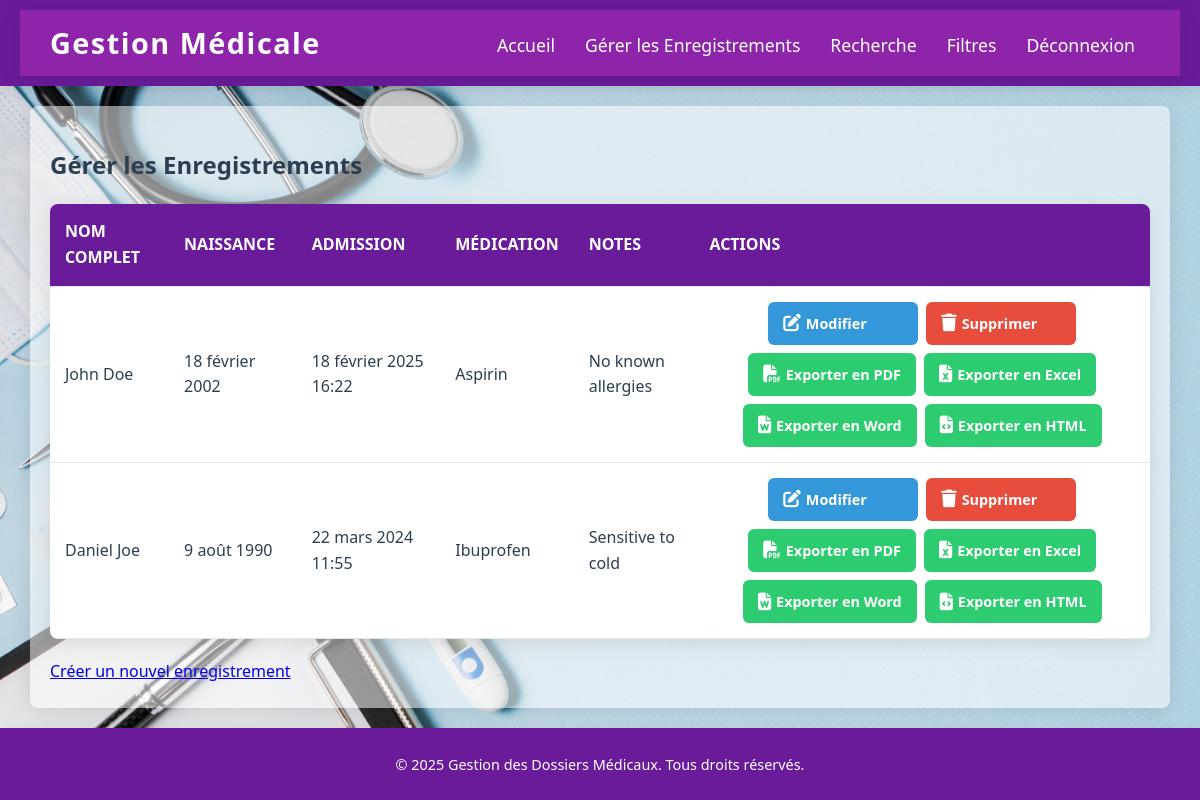
/lister_enregistrements/, run on an earlier commit of the app's database.
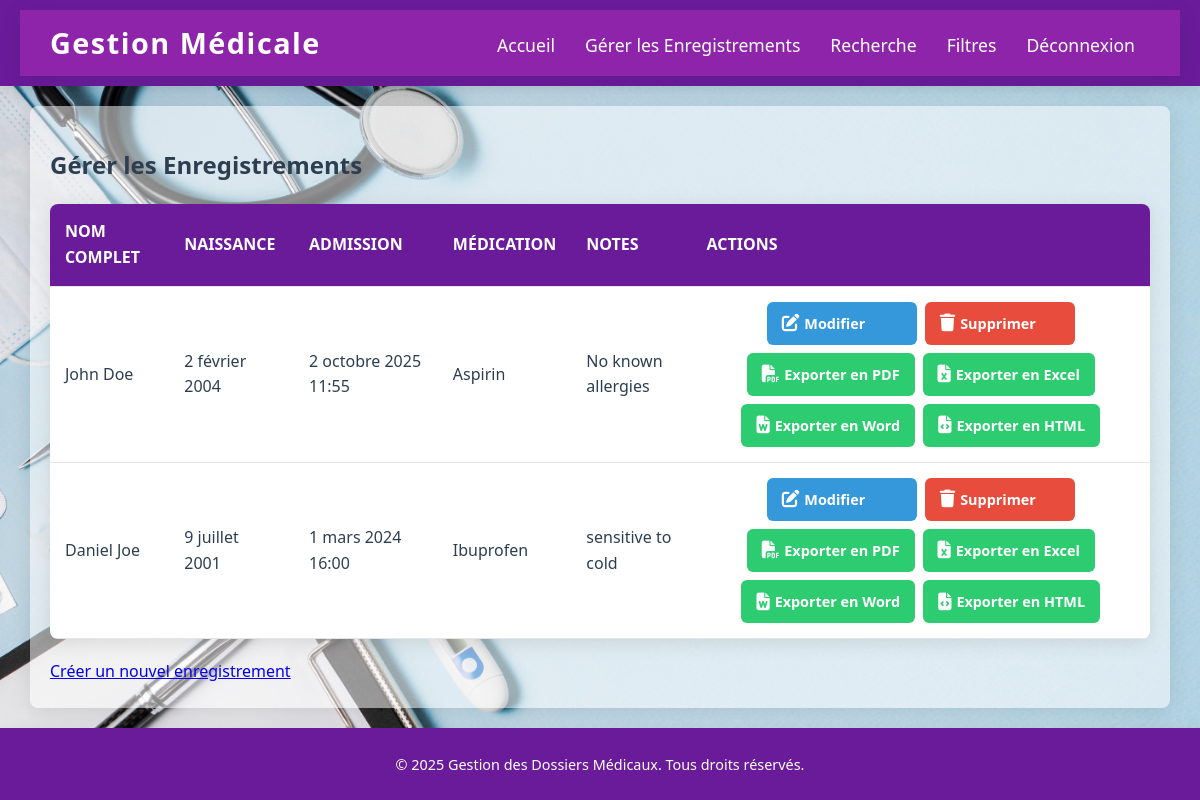
And on a later commit of the database.
### medico/models.py (models this page shows, shortened)
class Enregistrement(models.Model):
    idenreg = models.AutoField(primary_key=True)
    nomComplet = models.CharField(max_length=200)
    img1 = models.ImageField(upload_to='uploads/', null=True, blank=True)
    img2 = models.ImageField(upload_to='uploads/', null=True, blank=True)
    img3 = models.ImageField(upload_to='uploads/', null=True, blank=True)
    img4 = models.ImageField(upload_to='uploads/', null=True, blank=True)
    img5 = models.ImageField(upload_to='uploads/', null=True, blank=True)
    naissance = models.DateField()
    admission = models.DateTimeField(default=datetime.now)
    medication = models.TextField()
    notes = models.TextField()
    medecin = models.ForeignKey(Medecin, on_delete=models.CASCADE, null=False)

### medico/views.py (the view)
# urls.py: path('lister_enregistrements/', lister_enregistrements, name='lister_enregistrements'),
def lister_enregistrements(request):
    enregistrements = Enregistrement.objects.all()
    return render(request, 'medical_records/lister_enregistrements.html', {'enregistrements': enregistrements})

### medico/templates/medical_records/lister_enregistrements.html
{% extends 'medical_records/base.html' %}
{% block content %}
<h2>Gérer les Enregistrements</h2>
<table>
    <thead>
        <tr>
            <th>Nom Complet</th>
            <th>Naissance</th>
            <th>Admission</th>
            <th>Médication</th>
            <th>Notes</th>
            <th>Actions</th>
        </tr>
    </thead>
    <tbody>
        {% for enregistrement in enregistrements %}
        <tr>
            <td>{{ enregistrement.nomComplet }}</td>
            <td>{{ enregistrement.naissance }}</td>
            <td>{{ enregistrement.admission }}</td>
            <td>{{ enregistrement.medication }}</td>
            <td>{{ enregistrement.notes }}</td>
            <td>
                <a href="{% url 'modifier_enregistrement' enregistrement.idenreg %}" class="action-link modifier">
                    <i class="fas fa-edit"></i> Modifier
                </a>
                <a href="{% url 'supprimer_enregistrement' enregistrement.pk %}" class="action-link supprimer" onclick="return confirm('Êtes-vous sûr de vouloir supprimer cet enregistrement ?');">
                    <i class="fas fa-trash"></i> Supprimer
                </a>
                <a href="{% url 'exporter_enregistrement' enregistrement.idenreg 'PDF' %}" class="action-link exporter">
                    <i class="fas fa-file-pdf"></i> Exporter en PDF
                </a>
                <a href="{% url 'exporter_enregistrement' enregistrement.idenreg 'XLS' %}" class="action-link exporter">
                    <i class="fas fa-file-excel"></i> Exporter en Excel
                </a>
                <a href="{% url 'exporter_enregistrement' enregistrement.idenreg 'DOCX' %}" class="action-link exporter">
                    <i class="fas fa-file-word"></i> Exporter en Word
                </a>
                <a href="{% url 'exporter_enregistrement' enregistrement.idenreg 'HTML' %}" class="action-link exporter">
                    <i class="fas fa-file-code"></i> Exporter en HTML
                </a>
            </td>
        </tr>
        {% empty %}
        <tr>
            <td colspan="6">Aucun enregistrement trouvé.</td>
        </tr>
        {% endfor %}
    </tbody>
</table>
<a href="{% url 'create_enregistrement' %}" class="create-link">Créer un nouvel enregistrement</a>
{% endblock %}

### medico/templates/medical_records/base.html (shortened to what this page needs)
{% load static %}
<!DOCTYPE html>
<html lang="fr">
  <head>
    <link rel="stylesheet" href="{% static 'css/style.css' %}" />
    <link
      rel="stylesheet"
      href="https://cdnjs.cloudflare.com/ajax/libs/font-awesome/6.5.0/css/all.min.css"
    />
  </head>
  <body>
    <header>
      <nav>
        <div class="logo">
          <a href="{% url 'home' %}">Gestion Médicale</a>
        </div>
        <ul>
          <li><a href="{% url 'home' %}">Accueil</a></li>
          <li>
            <a href="{% url 'lister_enregistrements' %}"
              >Gérer les Enregistrements</a
            >
          </li>
          <li><a href="{% url 'effectuer_recherche' %}">Recherche</a></li>
          <li><a href="{% url 'appliquer_filtres' %}">Filtres</a></li>
          <li><a href="{% url 'logout' %}">Déconnexion</a></li>
        </ul>
      </nav>
    </header>
    <main id="contenu-principal" role="main">
      {% block content %}{% endblock %}
    </main>
    <footer>
      <p>&copy; 2025 Gestion des Dossiers Médicaux. Tous droits réservés.</p>
    </footer>
  </body>
</html>

### medico/static/css/style.css (style rules this page uses)
:root { --primary-color: #6a1b9a; --secondary-color: #8e24aa; --hover-color: #ba68c8; --light-bg: #f4f8ff; --text-color: #2c3e50; --white: #ffffff; --shadow-light: 0 4px 20px rgba(0, 0, 0, 0.1); --transition: all 0.3s ease; --border-radius: 8px; }
body { background: url('../img/medecin.jpg') no-repeat center center fixed; background-size: cover; font-family: 'Segoe UI', Tahoma, Geneva, Verdana, sans-serif; color: var(--text-color); margin: 0; display: flex; flex-direction: column; min-height: 100vh; line-height: 1.6; }
header { background: var(--primary-color); color: var(--white); text-align: center; padding: 10px 20px; font-size: 1.6rem; font-weight: bold; box-shadow: var(--shadow-light); }
nav { display: flex; justify-content: space-between; align-items: center; background: var(--secondary-color); padding: 10px 30px; box-shadow: var(--shadow-light); }
nav .logo a { color: var(--white); text-decoration: none; font-size: 1.8rem; font-weight: bold; letter-spacing: 1.5px; }
nav ul { display: flex; list-style: none; margin: 0; padding: 0; }
nav ul li a { color: var(--white); text-decoration: none; font-weight: 500; font-size: 1.1rem; padding: 10px 15px; border-radius: 4px; transition: var(--transition); }
main { flex: 1; margin: 20px auto; padding: 20px; width: 95%; background-color: rgba(255, 255, 255, 0.521); box-shadow: var(--shadow-light); border-radius: var(--border-radius); box-sizing: border-box; max-width: 1200px; }
table { width: 100%; border-collapse: collapse; margin: 20px 0; background: var(--white); box-shadow: var(--shadow-light); border-radius: var(--border-radius); overflow: hidden; }
table th, table td { padding: 15px; text-align: left; vertical-align: middle; border-bottom: 1px solid rgba(0, 0, 0, 0.1); }
table th { background: var(--primary-color); color: var(--white); text-transform: uppercase; }
table td:last-child { display: flex; justify-content: center; flex-wrap: wrap; gap: 8px; }
.action-link { display: flex; align-items: center; gap: 5px; padding: 10px 15px; border-radius: 6px; font-size: 0.9rem; font-weight: bold; text-decoration: none; transition: var(--transition); min-width: 120px; text-align: center; }
.action-link i { font-size: 1.1rem; }
.action-link.modifier { background-color: #3498db; color: var(--white); }
.action-link.supprimer { background-color: #e74c3c; color: var(--white); }
.action-link.exporter { background-color: #2ecc71; color: var(--white); }
footer { background: var(--primary-color); color: var(--white); text-align: center; padding: 10px 0; box-shadow: var(--shadow-light); margin-top: auto; font-size: 0.9rem; }

What changed in the data, as far as the page shows it:
changed Enregistrement "John Doe": naissance "18 février 2002" → "2 février 2004"; admission "18 février 2025 16:22" → "2 octobre 2025 11:55"
changed Enregistrement "Daniel Joe": naissance "9 août 1990" → "9 juillet 2001"; admission "22 mars 2024 11:55" → "1 mars 2024 16:00"; notes "Sensitive to cold" → "sensitive to cold"
